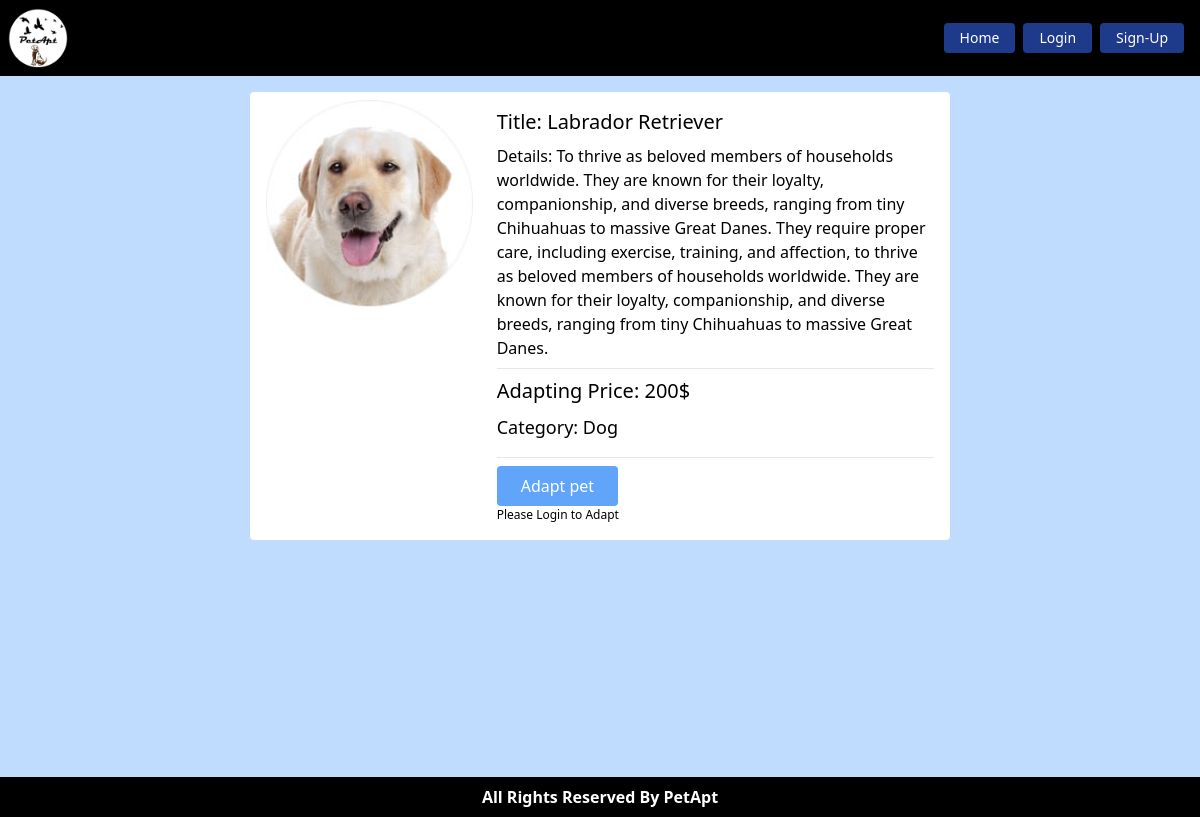
The page /pets/pet-details/2 on the database its author committed.
### Pets/models.py (models this page shows, shortened)
class Pet(models.Model):
    image = models.ImageField(upload_to='pets/media/images/')
    title = models.CharField(max_length = 40)
    description = models.TextField()
    adapt_price = models.IntegerField()
    category = models.ForeignKey(PetCategory, on_delete=models.CASCADE)

class PetCategory(models.Model):
    name = models.CharField(max_length=30)
    slug = models.SlugField(max_length=80)
    def __str__(self):
        return self.name

### Pets/views.py (the view, shortened to what this page needs)
# urls.py: path('pet-details/<int:id>', PetDetails.as_view(), name='petDetails')
class PetDetails(DetailView):
    model = Pet
    template_name = 'pet.html'
    pk_url_kwarg = 'id'
    def get_context_data(self, **kwargs):
        context = super().get_context_data(**kwargs)
        all_feedback = self.object.feedbacks.all()
        review_form = FeedbackForm()
        context['reviews'] = all_feedback
        context['review_form'] = review_form
        return context

### Pets/templates/pet.html (shortened to what this page needs)
{% extends 'base.html' %}
{% load static %}
{% block content %}
<div class="pet-card pt-2 m-auto bg-white rounded p-4" style="max-width: 700px;">
    <div class="md:grid grid-cols-3 gap-6">
        <div>
            <img src={{pet.image.url}} alt="pet" class="w-full">
        </div>
        <div class="col-span-2">
            <p class="text-xl py-2">Title: {{pet.title}}</p>
            <p><span class="text-sky-600">Details:</span> {{pet.description}}</p>
            <hr class="my-2">
            <p class="text-xl pb-2">Adapting Price: {{pet.adapt_price}}$</p>
            <p class="text-lg pb-2">Category: {{pet.category}}</p>
            <hr class="my-2">
            {% if user.is_authenticated %}
            <a href="{% url 'adaptpet' pet.id %}"
                class="rounded text-white hover:bg-green-500 border bg-green-400 px-6 py-2 inline-block">
                Adapt pet
            </a>
            {% else %}
            <button class="rounded text-white bg-blue-400 px-6 py-2 inline-block">Adapt
                pet
            </button>
            <p style="font-size: 12px;">Please Login to Adapt</p>
            {% endif %}
        </div>
    </div>
</div>
{% endblock %}

### rows shown on the page
Pet: image (picture), title "Labrador Retriever", description "To thrive as beloved members of households worldwide. They are known for their loyalty, companionship, and diverse breeds, ranging from tiny Chihuahuas to massive Great Danes. They require proper care, including exercise, training, and affection, to thrive as beloved members of households worldwide. They are known for their loyalty, companionship, and diverse breeds, ranging from tiny Chihuahuas to massive Great Danes.", adapt_price "200", category "Dog"
